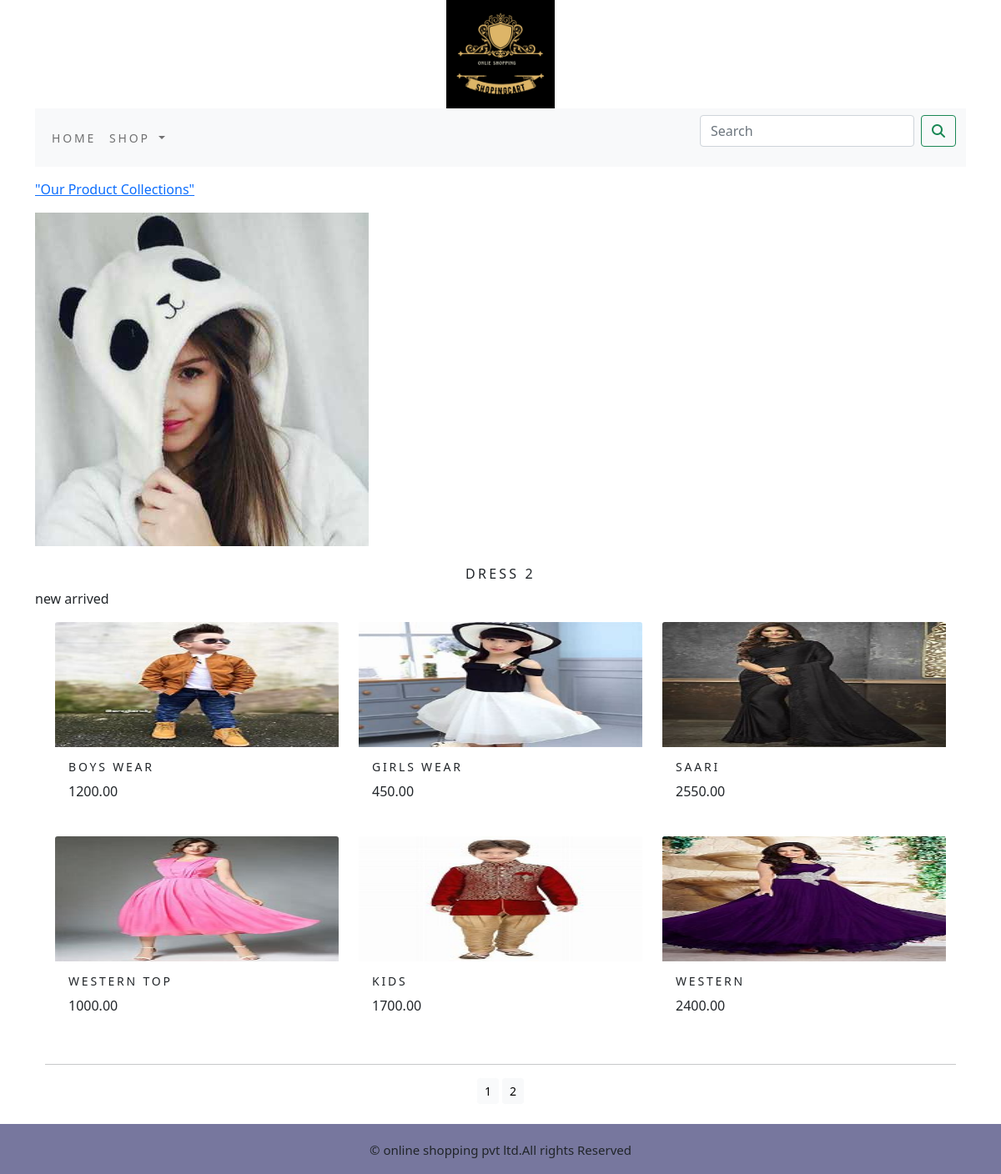
The page /dress-2/ on the database its author committed.
### shopingapp/models.py (models this page shows, shortened)
class Category(models.Model):
    name = models.CharField(max_length=250, unique=True)
    slug = models.SlugField(max_length=250, unique=True, null=False)
    desc = models.TextField(blank=True)
    image = models.ImageField(upload_to='category', blank=True)
    class Meta:
        ordering = ('name',)
        verbose_name = 'category'
        verbose_name_plural = 'categories'
    def get_url(self):
        return reverse('shop:product_by_category', args=[self.slug])

class Product(models.Model):
    name=models.CharField(max_length=250,unique=True)
    slug=models.SlugField(max_length=250,unique=True)
    desc=models.TextField(blank=True)
    price=models.DecimalField(max_digits=10,decimal_places=2)
    category=models.ForeignKey(Category,on_delete=models.CASCADE)
    image=models.ImageField(upload_to='product',blank=True)
    stock=models.IntegerField()
    available=models.BooleanField(default=True)
    created=models.DateTimeField(auto_now_add=True)
    updated=models.DateTimeField(auto_now=True)
    def get_url(self):
        return reverse('shop:prodCatdetail',args=[self.category.slug,self.slug])
    class meta:
        ordering=('name',)
        verbose_name='product'
        verbose_name_plural='products'

### shopingapp/views.py (the view)
# urls.py: path('',views.allProdCat,name='allProdCat'),
def allProdCat(request,c_slug=None):
    c_page=None
    products_list=None
    if c_slug!=None:
        c_page=get_object_or_404(Category,slug=c_slug)
        products_list=Product.objects.all().filter(category=c_page,available=True)
    else:
        products_list=Product.objects.all().filter(available=True)
    paginator=Paginator(products_list,6)
    try:
        page=int(request.GET.get('page','1'))
    except:
        page=1
    try:
        products=paginator.page(page)
    except (EmptyPage,InvalidPage):
        products=paginator.page(paginator.num_pages)
    return render(request,"category.html",{'category':c_page,'products': products})

### cart/context_processors.py (called while the page is built)
def counter(request):
    item_count=0
    if 'admin' in request.path:
        return {}
    else:
        try:
            cart=Cart.objects.filter(cart_id=_cart_id(request))
            cart_items=CartItem.objects.all().filter(cart=cart[:1])
            for cart_item in cart_items:
                item_count += cart_item.quantity
        except Cart.DoesNotExist:
            item_count=0
    return dict(item_count=item_count)

### cart/views.py (called while the page is built)
def _cart_id(request):
    cart=request.session.session_key
    if not cart:
        cart=request.session.create()
    return cart

### shopingapp/context_processors.py (called while the page is built)
def menu_links(request):
    link = Category.objects.all()
    return dict(links=link)

### templates/category.html (shortened to what this page needs)
{% extends 'base.html' %}
{% load static %}
{% block content %}
    {% if category %}
        <div>
            <div class="row my_row_class">
                <div calss="mx_auto">
                <p><a href="{% url 'shop:allProdCat' %}">"Our Product Collections"</a></p>
                </div>
            </div>
        </div>
        <div calss="mx_auto">
            <img calss="my_image" src="{{category.image.url}}" alt="{{category.name}}">
        </div>
        <br>
        <div >
            <h1 class="text-center my_title">{{category.name}}</h1>
            <p class="text-justify">{{category.desc}}</p>
        </div>
    {% endif %}
    <div class="container">
        <div class="row mx-auto">
            {% for product in products.object_list %}
                <div class="my_bottom_margin col-9 col-sm-12 col-md-4  xol-lg-4">
                    <div calss="card text-center" style="min-width:18rem;">
                        <a href="{{product.get_url}}"><img class="card-img-top my_image" src="{{product.image.url}}" alt="{{product.name}}"></a>
                    </div>
                    <div class="card-body">
                        <h4 class="text-justify my_title">{{product.name}}</h4>
                        <p class="text-justify">{{product.price}}</p>
                    </div>
                </div>
            {% endfor %}
        </div>
        <div class="mx_auto">
            {% if products.paginator.num_pages > 1 %}
            <hr>
            <div class="text-center">
                {% for pg in products.paginator.page_range %}
                   <a href="?page={{pg}}" class="btn btn-light btn-sm {% if products.number == pg %} active {% endif %}">{{pg}}</a>
                {% endfor %}
            </div>
            {% endif %}
        </div>
        <br>
    </div>
{% endblock %}

### static/css/custom.css (style rules this page uses)
body { font-family: 'Elsie Swash Caps', cursive; }
.my_row_class { padding-top: 15px; }
.my_image { width: 100%; height: 150px; display: flex; justify-content: center; align-items: center; }
.my_title { font-size: 16px; text-transform: uppercase; letter-spacing: .2em; }
.my_bottom_margin { margin-bottom: 10px; }
.card-body h4 { font-size: 14px; text-transform: uppercase; letter-spacing: .2em; }

### rows shown on the page
Category: image (picture), name "DRESS 2", desc "new arrived"
Product: image (picture), name "BOYS WEAR", price "1200.00"
Product: image (picture), name "GIRLS WEAR", price "450.00"
Product: image (picture), name "SAARI", price "2550.00"
Product: image (picture), name "WESTERN TOP", price "1000.00"
Product: image (picture), name "KIDS", price "1700.00"
Product: image (picture), name "WESTERN", price "2400.00"

### other values the page prints
{{ pg }} "1" "2"
